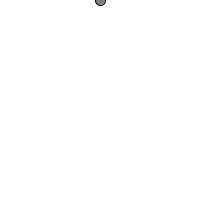
Frame 1 (no input)
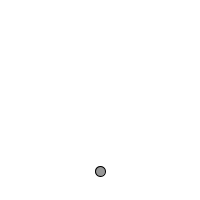
Frame 60 (the mouse pressed at the canvas centre just before this capture)
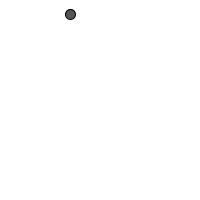
Frame 120 (the mouse held since frame 60 and released just before this capture)

The Processing sketch that drew these frames (run headless with seeded random() and noise(); from frame 60 on, the mouse is pressed at the canvas centre):

// Processing sketch: exercise_5_10
// ── exercise_5_10.pde
float x = 100; // x location of square
float y = 0; // y location of square
float speed = 0, speedX = 0; // speed of square
float gravity = 0.1;
float theta;
void setup() {
  size(200, 200);
}
void draw() {
  background(255);
  // Draw the ball
  fill(map(sin(theta), -1, 1, 0, 255));
  ellipse(x, y, 10, 10);
  y = y + speed;
  speed = speed + gravity;
  x += speedX;
  // Bounce back up!
  if (y > height) {
    speed = speed * -0.95;

    y = height;
  }
  
  if (x >= width || x <= 0) {
    speedX *= -1;
  }
  
  theta += 0.05;
}

void mousePressed() {
  if(mouseX > width/2) {
    speedX = 0.5;
  } else {
    speedX = -0.5;
  }
}
